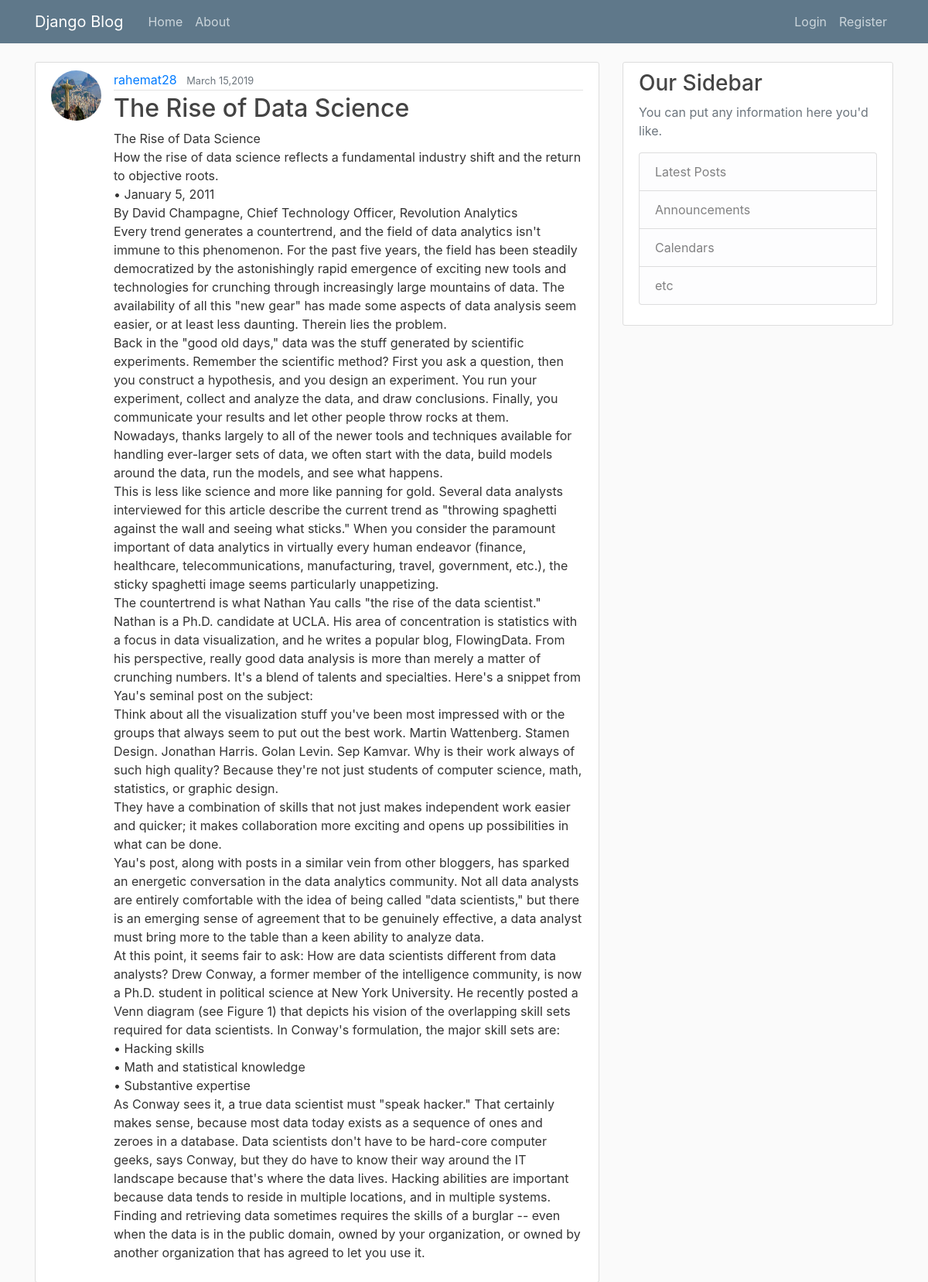
Screenshot of /post/32/ with the database file from the repository.
### blog/models.py (models this page shows, shortened)
class Post(models.Model):
	title= models.CharField(max_length=100)
	content= models.TextField()
	date_posted= models.DateTimeField(default=timezone.now)
	author=models.ForeignKey(User,on_delete=models.CASCADE)

### users/models.py (models this page shows, shortened)
class Profile(models.Model):
	user=models.OneToOneField(User,	on_delete=models.CASCADE)
	image=models.ImageField(default='default.jpg',upload_to='profile_pics')

### blog/views.py (the view)
# urls.py: path('post/<int:pk>/', PostDetailView.as_view(),name='post-detail'),
class PostDetailView(DetailView):
	model=Post

### blog/templates/blog/post_detail.html (shortened to what this page needs)
      {% extends "blog/base.html" %}
      {% block content %}
	          <article class="media content-section">
	          		<img class="rounded-circle article-img" src="{{ object.author.profile.image.url }}">
					  <div class="media-body">
					    <div class="article-metadata">
					      <a class="mr-2" href="{% url 'user-posts' object.author.username %}">{{ object.author }}</a>
					      <small class="text-muted">
					      	{{ object.date_posted|date:"F d,Y" }}
					      </small>
					    </div>
					    <h2 class="article-title" href="#">{{ object.title }}</h2>
					    <p class="article-content">{{ object.content }}</p>
					  </div>
					</article>
      {% endblock content %}

### blog/static/blog/main.css (style rules this page uses)
body { background: #fafafa; color: #333333; margin-top: 5rem; }
h1, h2, h3, h4, h5, h6 { color: #444444; }
.content-section { background: #ffffff; padding: 10px 20px; border: 1px solid #dddddd; border-radius: 3px; margin-bottom: 20px; }
.article-title { color: #444444; }
.article-content { white-space: pre-line; }
.article-img { height: 65px; width: 65px; margin-right: 16px; }
.article-metadata { padding-bottom: 1px; margin-bottom: 4px; border-bottom: 1px solid #e3e3e3 }

### rows the page displays
Post: author.profile.image (picture), author "rahemat28", date_posted "March 15,2019", title "The Rise of Data Science", content "The Rise of Data Science How the rise of data science reflects a fundamental industry shift and the return to objective roots. • January 5, 2011 By David Champagne, Chief Technology Officer, Revolution Analytics Every trend generates a countertrend, and the field of data analytics isn't immune to this phenomenon. For the past five years, the field has been steadily democratized by the astonishingly rapid emergence of exciting new tools and technologies for crunching through increasingly large mountains of data. The availability of all this \"new gear\" has made some aspects of data analysis seem easier, or at least less daunting. Therein lies the problem. Back in the \"good old days,\" data was…"
